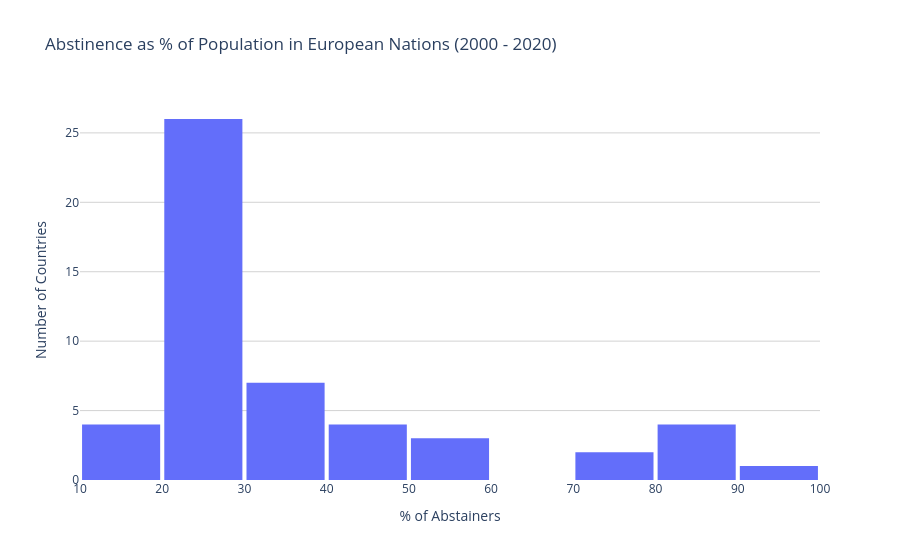

The cell this chart's notebook holds for it:
### Code cell
fig = px.histogram(
    df_avg,
    x='NumericValue',
    nbins=10,
    title='Abstinence as % of Population in European Nations (2000 - 2020)',
    labels={'NumericValue': '% of Population that abstains from alcohol consumption'},
    hover_data=['Title']
)
fig.update_layout(
    plot_bgcolor='white',
    xaxis=dict(showgrid=False, title='% of Abstainers'),
    yaxis=dict(showgrid=True, gridcolor='lightgrey', title='Number of Countries'),
    bargap=0.05,
    showlegend=False
)

### Figure 1 — Plotly figure (JSON) as saved in the notebook; plotly's stock layout.template omitted (floating-point values rounded to 4 significant figures)
{"data": [{"bingroup": "x", "hovertemplate": "% of Population that abstains from alcohol consumption=%{x}<br>count=%{y}<extra></extra>", "legendgroup": "", "marker": {"color": "#636efa", "pattern": {"shape": ""}}, "name": "", "nbinsx": 10, "orientation": "v", "showlegend": false, "type": "histogram", "x": [49.8, 16.39, 50.69, 20.47, 85.62, 29.54, 22.12, 57.88, 34.91, 30.63, 31.11, 25.14, 21.65, 24.04, 21.32, 22.25, 44.92, 21.1, 26.25, 27.73, 22.36, 17.5, 40.38, 25.0, 74.4, 79.46, 25.8, 24.19, 16.1, 24.93, NaN, 45.8, 22.07, 56.49, 23.3, 27.63, 21.51, 30.29, 24.39, 39.78, NaN, 39.73, 27.5, 27.94, 21.72, 23.03, 19.9, 88.24, 84.1, 90.25, 32.24, 21.66, 85.33], "xaxis": "x", "yaxis": "y"}], "layout": {"bargap": 0.05, "barmode": "relative", "legend": {"tracegroupgap": 0}, "plot_bgcolor": "white", "showlegend": false, "title": {"text": "Abstinence as % of Population in European Nations (2000 - 2020)"}, "xaxis": {"anchor": "y", "domain": [0, 1], "showgrid": false, "title": {"text": "% of Abstainers"}}, "yaxis": {"anchor": "x", "domain": [0, 1], "gridcolor": "lightgrey", "showgrid": true, "title": {"text": "Number of Countries"}}}}
